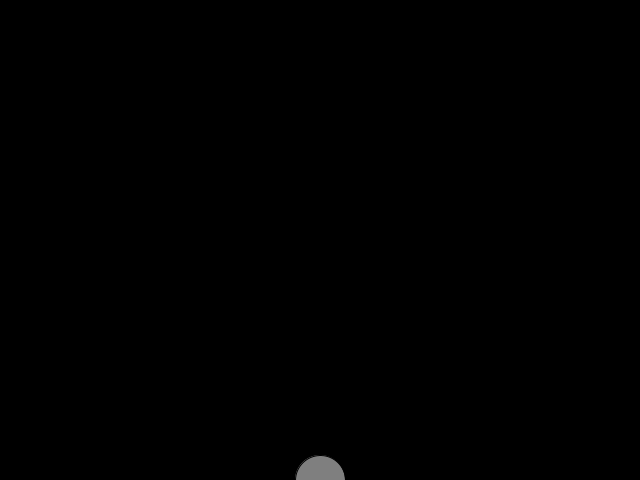
Frame 1 (no input)
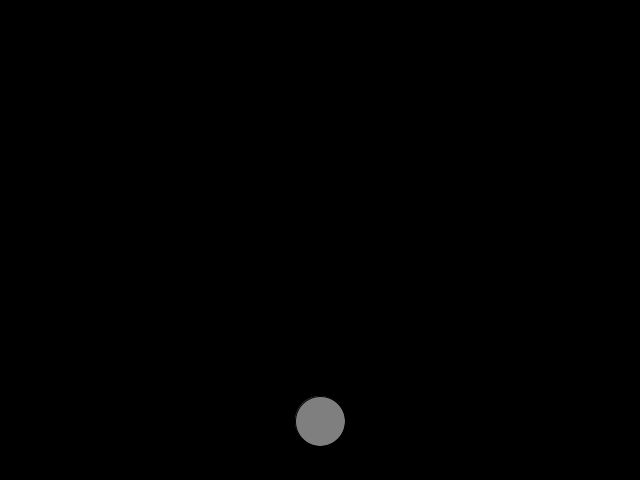
Frame 60 (the mouse pressed at the canvas centre just before this capture)
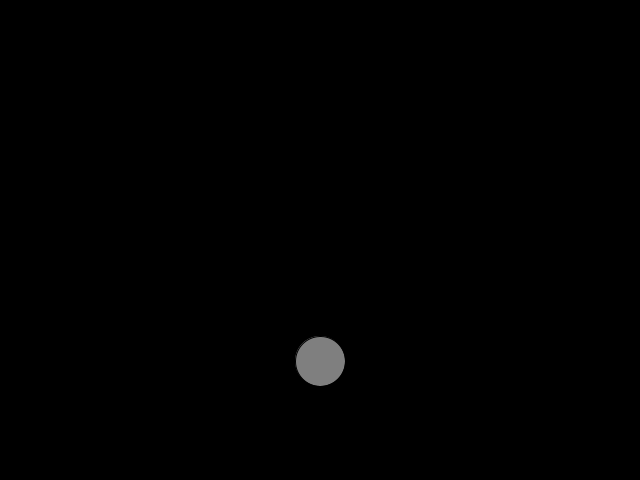
Frame 120 (the mouse held since frame 60 and released just before this capture)

The Processing sketch that drew these frames (run headless with seeded random() and noise(); from frame 60 on, the mouse is pressed at the canvas centre):

// Processing sketch: oop_1
// ── oop_1.pde
Bubble b;

void setup() {
  size(640,480);
  b = new Bubble();
}

void draw() {
  background(0);
  b.display();
  b.ascend();
}
// ── Bubble.pde
class Bubble {

  float x;
  float y;
  Bubble() {
    x = width/2;
    y = height;
  }

  void ascend() {
    y--;
  }

  void display() {
    stroke(0);
    fill(127);
    ellipse(x, y, 50, 50);
  }
}
